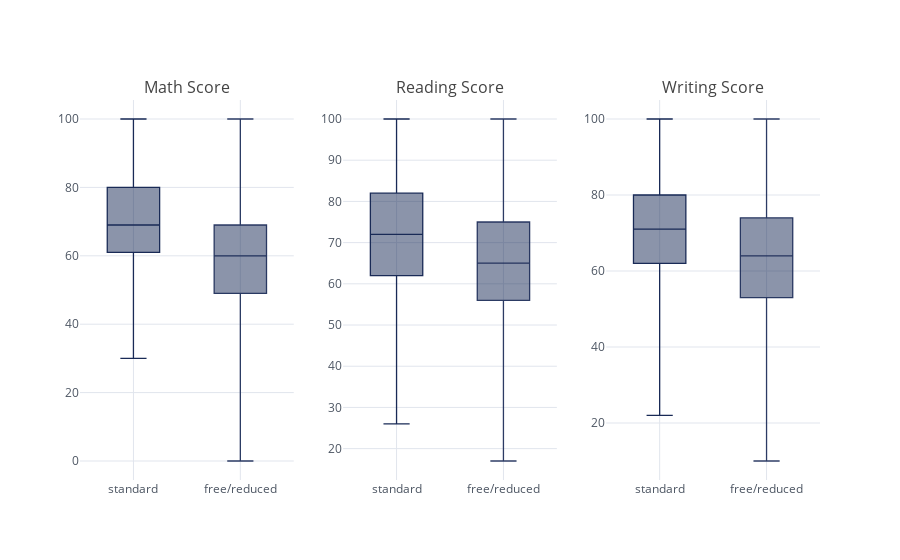

The cell this chart's notebook holds for it:
### Code cell
figs_sp = cf.subplots([df_ml.figure(kind='box', color='#192a56'),
                       df_rl.figure(kind='box', color='#192a56'),
                       df_wl.figure(kind='box', color='#192a56')],shared_xaxes=True,subplot_titles=['Math Score','Reading Score','Writing Score'],shape=(1,3))
cf.iplot(figs_sp, legend=False)

### Figure 1 — Plotly figure (JSON) as saved in the notebook; plotly's stock layout.template omitted (floating-point values rounded to 4 significant figures; data arrays with more than 128 entries replaced by an {"elided": "..."} marker saying what was removed)
{"data": [{"boxpoints": false, "line": {"width": 1.3}, "marker": {"color": "rgba(25, 42, 86, 1.0)"}, "name": "standard", "orientation": "v", "type": "box", "uid": "d6c368db-0a17-4ebd-8fd8-b0f171190bf2", "xaxis": "x", "y": {"elided": "355 int values"}, "yaxis": "y"}, {"boxpoints": false, "line": {"width": 1.3}, "marker": {"color": "rgba(25, 42, 86, 0.8999999999999999)"}, "name": "free/reduced", "orientation": "v", "type": "box", "uid": "039e3dc8-4ec9-4dbf-9353-938205a46501", "xaxis": "x", "y": {"elided": "355 int values"}, "yaxis": "y"}, {"boxpoints": false, "line": {"width": 1.3}, "marker": {"color": "rgba(25, 42, 86, 1.0)"}, "name": "standard", "orientation": "v", "type": "box", "uid": "9091c4ed-afe1-4ead-bb0d-9eb1c422b862", "xaxis": "x2", "y": {"elided": "355 int values"}, "yaxis": "y2"}, {"boxpoints": false, "line": {"width": 1.3}, "marker": {"color": "rgba(25, 42, 86, 0.8999999999999999)"}, "name": "free/reduced", "orientation": "v", "type": "box", "uid": "3f7fc6ae-69d9-4cbc-a2c1-66aa03890243", "xaxis": "x2", "y": {"elided": "355 int values"}, "yaxis": "y2"}, {"boxpoints": false, "line": {"width": 1.3}, "marker": {"color": "rgba(25, 42, 86, 1.0)"}, "name": "standard", "orientation": "v", "type": "box", "uid": "cc85f4d1-f3a2-4e8d-8827-5a39522d268f", "xaxis": "x3", "y": {"elided": "355 int values"}, "yaxis": "y3"}, {"boxpoints": false, "line": {"width": 1.3}, "marker": {"color": "rgba(25, 42, 86, 0.8999999999999999)"}, "name": "free/reduced", "orientation": "v", "type": "box", "uid": "714f2f9b-de9f-4311-8a91-c3e0f62ae029", "xaxis": "x3", "y": {"elided": "355 int values"}, "yaxis": "y3"}], "layout": {"annotations": [{"font": {"size": 16}, "showarrow": false, "text": "Math Score", "x": 0.1444, "xanchor": "center", "xref": "paper", "y": 1, "yanchor": "bottom", "yref": "paper"}, {"font": {"size": 16}, "showarrow": false, "text": "Reading Score", "x": 0.5, "xanchor": "center", "xref": "paper", "y": 1, "yanchor": "bottom", "yref": "paper"}, {"font": {"size": 16}, "showarrow": false, "text": "Writing Score", "x": 0.8556, "xanchor": "center", "xref": "paper", "y": 1, "yanchor": "bottom", "yref": "paper"}], "legend": {"bgcolor": "#FFFFFF", "font": {"color": "#4D5663"}}, "paper_bgcolor": "#FFFFFF", "plot_bgcolor": "#FFFFFF", "showlegend": false, "title": {"font": {"color": "#4D5663"}}, "xaxis": {"anchor": "y", "domain": [0, 0.2889], "gridcolor": "#E1E5ED", "showgrid": true, "tickfont": {"color": "#4D5663"}, "title": {"font": {"color": "#4D5663"}, "text": ""}, "zerolinecolor": "#E1E5ED"}, "xaxis2": {"anchor": "y2", "domain": [0.3556, 0.6444], "gridcolor": "#E1E5ED", "showgrid": true, "tickfont": {"color": "#4D5663"}, "title": {"font": {"color": "#4D5663"}, "text": ""}, "zerolinecolor": "#E1E5ED"}, "xaxis3": {"anchor": "y3", "domain": [0.7111, 1], "gridcolor": "#E1E5ED", "showgrid": true, "tickfont": {"color": "#4D5663"}, "title": {"font": {"color": "#4D5663"}, "text": ""}, "zerolinecolor": "#E1E5ED"}, "yaxis": {"anchor": "x", "domain": [0, 1], "gridcolor": "#E1E5ED", "showgrid": true, "tickfont": {"color": "#4D5663"}, "title": {"font": {"color": "#4D5663"}, "text": ""}, "zerolinecolor": "#E1E5ED"}, "yaxis2": {"anchor": "x2", "domain": [0, 1], "gridcolor": "#E1E5ED", "showgrid": true, "tickfont": {"color": "#4D5663"}, "title": {"font": {"color": "#4D5663"}, "text": ""}, "zerolinecolor": "#E1E5ED"}, "yaxis3": {"anchor": "x3", "domain": [0, 1], "gridcolor": "#E1E5ED", "showgrid": true, "tickfont": {"color": "#4D5663"}, "title": {"font": {"color": "#4D5663"}, "text": ""}, "zerolinecolor": "#E1E5ED"}}}
